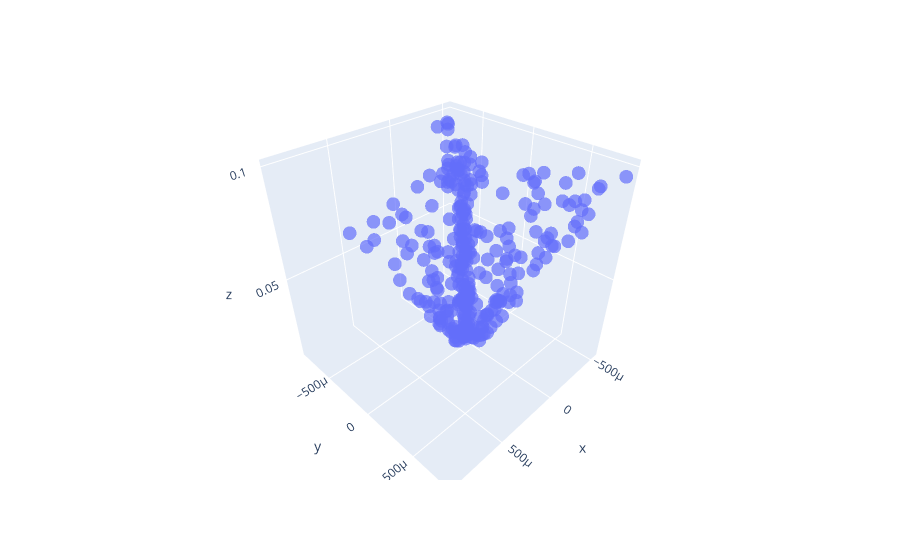

Write notebook code for a chart like this one.
### Code cell
# plot the data on an interactive 3d scatter plot
df = pd.DataFrame(data, columns=['x', 'y', 'z'])
fig = px.scatter_3d(df, x='x', y='y', z='z', opacity=0.7)
fig.show()

### Figure 1 — Plotly figure (JSON) as saved in the notebook; plotly's stock layout.template omitted (floating-point values rounded to 4 significant figures; data arrays with more than 128 entries replaced by an {"elided": "..."} marker saying what was removed)
{"data": [{"hovertemplate": "x=%{x}<br>y=%{y}<br>z=%{z}<extra></extra>", "legendgroup": "", "marker": {"color": "#636efa", "opacity": 0.7, "symbol": "circle"}, "mode": "markers", "name": "", "scene": "scene", "showlegend": false, "type": "scatter3d", "x": {"elided": "300 float values"}, "y": {"elided": "300 float values"}, "z": {"elided": "300 float values"}}], "layout": {"legend": {"tracegroupgap": 0}, "margin": {"t": 60}, "scene": {"domain": {"x": [0, 1], "y": [0, 1]}, "xaxis": {"title": {"text": "x"}}, "yaxis": {"title": {"text": "y"}}, "zaxis": {"title": {"text": "z"}}}}}
